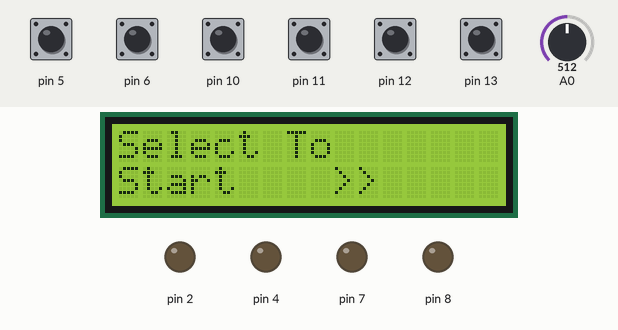
Simulated run of this sketch. Board: Arduino Uno, built with avr-gcc and run on an emulated ATmega328P. On the bench: 16×2 character LCD, output pins drawn as LEDs (lit = HIGH). Dashed ring = blinking. The test bench sets the inputs (shaded band); at power-on: pin 5, pin 6, pin 10–13 HIGH, A0 = 512.

Above: at 3.2 s.
3.3 s: pin 12 pulled LOW for 0.15 s
At 4.5 s:
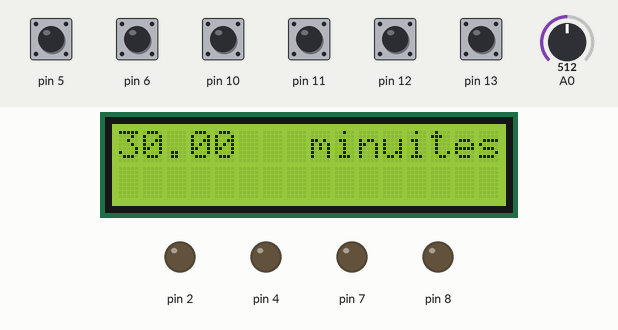
4.9 s: pin 10 pulled LOW for 0.15 s
At 5.7 s:
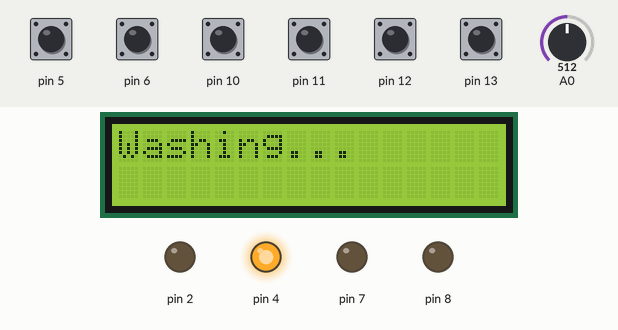
At 6.7 s:
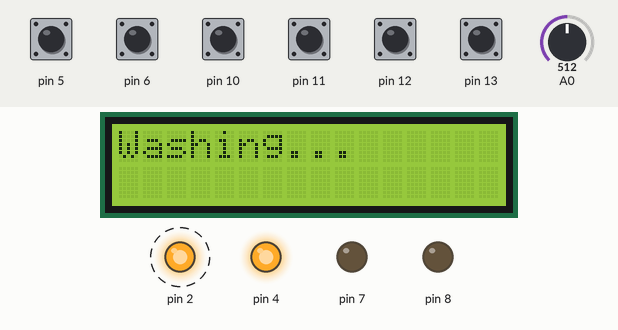
Timing chart, 0 to 14.0 s (numbered marks = the images above; inputs shaded):
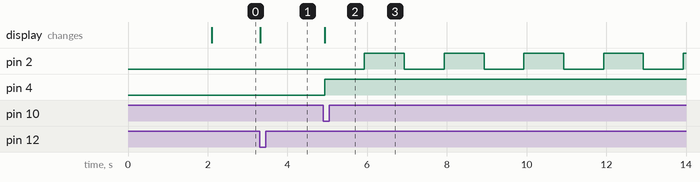

Measured:
- after the input at 3.3 s, the display: changes at once (image 1)
- after the input at 4.9 s, pin 2: alternates HIGH for 1.0 s and LOW for 1.0 s, starting after 1.0 s; pin 4: LOW → HIGH at once; the display: changes at once (image 2)

The sketch:

main.ino
```cpp
#include <math.h>
#include <Adafruit_LiquidCrystal.h>

Adafruit_LiquidCrystal lcd_1(0);

void setup()
{
  Serial.begin(9600);

  // Motor control
  pinMode(2, OUTPUT);
  pinMode(4, OUTPUT);
  pinMode(7, OUTPUT);
  pinMode(8, OUTPUT);

  // Switches
  pinMode(6, INPUT_PULLUP);
  pinMode(5, INPUT_PULLUP);
  pinMode(10, INPUT_PULLUP);
  pinMode(11, INPUT_PULLUP);
  pinMode(12, INPUT_PULLUP);
  pinMode(13, INPUT_PULLUP);

  // Initialize LCD
  lcd_1.begin(16, 2);
  start_text_sequence();
  lcd_1.clear();
}

void loop()
{
  lcd_1.setCursor(0, 0);
  lcd_1.print("Select To");
  lcd_1.setCursor(0, 1);
  lcd_1.print("Start    >>");

  int time = 0;
  int bt_13 = digitalRead(13);
  int bt_12 = digitalRead(12);

  if(bt_13 == 0){
  // instructions if bt_13 pressed
    lcd_1.clear();
    do{
      timeRead();
      time = timeRead();
    }while(digitalRead(10) != 0);
    //
    lcd_1.clear();
    lcd_1.setCursor(0, 0);
    lcd_1.print("Washing...");

    for(int i = 0; i < time; i + 0.1)
    {
      spin_dry();
      if(digitalRead(6) == 0)
      {
        water_rel();
      }
      if(digitalRead(5) == 0)
      {
        water_stop();
      }
      if(digitalRead(11) == 0)
      {
        lcd_1.clear();
        lcd_1.setCursor(0, 0);
        lcd_1.print("Terminated");
        spin_terminate();
        delay(3000);
        lcd_1.clear();
        break;
      }
    }
    lcd_1.clear();
    lcd_1.setCursor(0, 0);
    lcd_1.print("Finished");
    spin_terminate();
    delay(3000);
    lcd_1.clear();
  }
  if(bt_12 == 0){
  // instructions if bt_12 pressed
    lcd_1.clear();
    do{
      timeRead();
      time = timeRead();
    }while(digitalRead(10) != 0);
    //
    lcd_1.clear();
    lcd_1.setCursor(0, 0);
    lcd_1.print("Washing...");

    for(int i = 0; i < time; i + 0.1)
    {
      spin_wash();
      spin_wash_rev();
      if(digitalRead(6) == 0)
      {
        water_rel();
      }
      if(digitalRead(5) == 0)
      {
        water_stop();
      }
      if(digitalRead(11) == 0)
      {
        lcd_1.clear();
        lcd_1.setCursor(0, 0);
        lcd_1.print("Terminated");
        spin_terminate();
        delay(3000);
        lcd_1.clear();
        break;
      }
    }
    lcd_1.clear();
    lcd_1.setCursor(0, 0);
    lcd_1.print("Finished");
    spin_terminate();
    delay(3000);
    lcd_1.clear();
  }
}
void spin_wash()
{
  digitalWrite(4, HIGH);
  delay(1000);
  digitalWrite(4, LOW);
  digitalWrite(2, LOW);

}

void spin_wash_rev()
{
  digitalWrite(4, HIGH);
  digitalWrite(2, HIGH);
  delay(1000);
  digitalWrite(4, LOW);
  digitalWrite(2, LOW);
}

void spin_dry()
{
  digitalWrite(4, HIGH);
}

void spin_terminate()
{
  digitalWrite(4, LOW);
  digitalWrite(2, LOW);
}

void water_rel()
{
  digitalWrite(7, HIGH);
}

void water_stop()
{
  digitalWrite(7, LOW);
  digitalWrite(8, LOW);
}
void start_text_sequence()
{
  lcd_1.setCursor(0, 0);
  lcd_1.print("Washing");
  lcd_1.setCursor(0, 1);
  lcd_1.print("Machine");
  delay(2000);
}
int timeRead()
{
  lcd_1.setCursor(0, 0);
  int sensorValue = analogRead(A0);
  double minuites = sensorValue * (60.0 / 1023.0);
  lcd_1.print(floor(minuites));
  lcd_1.setCursor(8, 0);
  lcd_1.print("minuites");

  return minuites;
}
```
